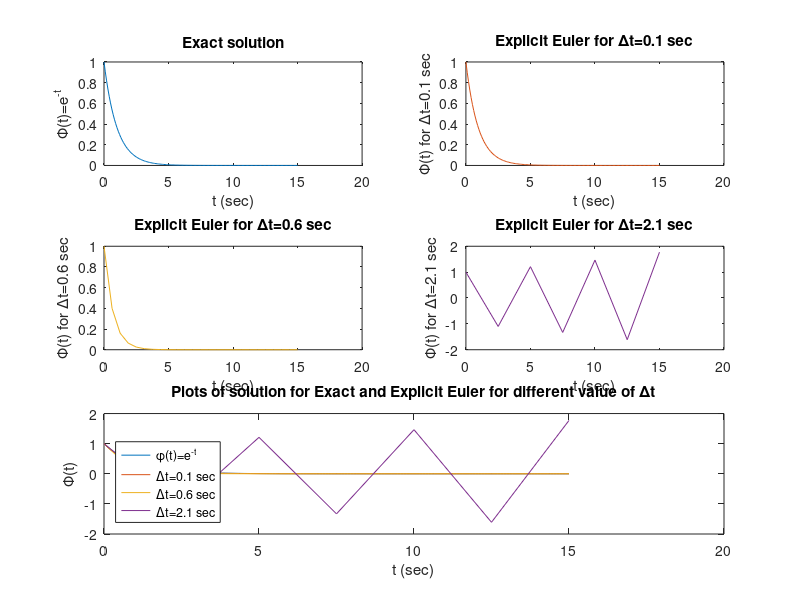

Write the MATLAB code that produced this figure.
% Rikesh Sharma 180606 

function z=explicitEuler()
    
    deltat=0.1;
    lambda=-1;
    tmax=15; 
    t=linspace(0,tmax,tmax/deltat);
    phi=exp(-t);
    z0=phi;
    subplot(3,2,1);
    plot(t,z0);
    title('Exact solution');
    xlabel('t (sec)');
    ylabel('\Phi(t)=e^{-t}');
    hold on
    
    phi=zeros(2,1);
    phi(1)=1;
    nmax=tmax/deltat;
    for n=2:nmax
        phi(n)=(1+lambda*deltat)*phi(n-1);
    end
    subplot(3,2,2);
    t=linspace(0,tmax,tmax/deltat);
    z1=phi;
    plot(t,z1,'Color',[0.8500, 0.3250, 0.0980]);
    title('Explicit Euler for \Deltat=0.1 sec');
    xlabel('t (sec)');
    ylabel('\Phi(t) for \Deltat=0.1 sec');
    
    deltat=0.6;
    phi=zeros(2,1);
    phi(1)=1;
    nmax= tmax/deltat;
    for n=2:nmax
        phi(n)=(1+lambda*deltat)*phi(n-1);
    end
    subplot(3,2,3);
    z2=phi;
    t=linspace(0,tmax,tmax/deltat);
    plot(t,z2,'Color',[0.9290, 0.6940, 0.1250]); 
    title('Explicit Euler for \Deltat=0.6 sec');
    xlabel('t (sec)');
    ylabel('\Phi(t) for \Deltat=0.6 sec');
    
     deltat=2.1;
     phi=zeros(2,1);
     phi(1)=1;
     nmax=tmax/deltat;
     for n=2:nmax
         phi(n)=(1+lambda*deltat)*phi(n-1);
     end
     subplot(3,2,4);
     z3=phi;
     t=linspace(0,tmax,tmax/deltat);
     plot(t,z3,'color',[0.4940, 0.1840, 0.5560]);
     title('Explicit Euler for \Deltat=2.1 sec');
     xlabel('t (sec)');
     ylabel('\Phi(t) for \Deltat=2.1 sec');
     
    subplot(3,2,5:6);
    deltat1=0.1; deltat2=0.6; deltat3=2.1;
    t0=linspace(0,tmax,tmax/deltat1);
    t1=linspace(0,tmax,tmax/deltat1);
    t2=linspace(0,tmax,tmax/deltat2);
    t3=linspace(0,tmax,tmax/deltat3);
    plot(t0,z0,t1,z1,t2,z2,t3,z3);
    title('Plots of solution for Exact and Explicit Euler for different value of \Deltat');
    xlabel('t (sec)');
    ylabel('\Phi(t)');
    legend({'\phi(t)=e^{-t}','\Deltat=0.1 sec','\Deltat=0.6 sec','\Deltat=2.1 sec'},'Location','southwest');
        
     
     %z=[z1(1:20),z2(1:20),z3(1:20)];
end
